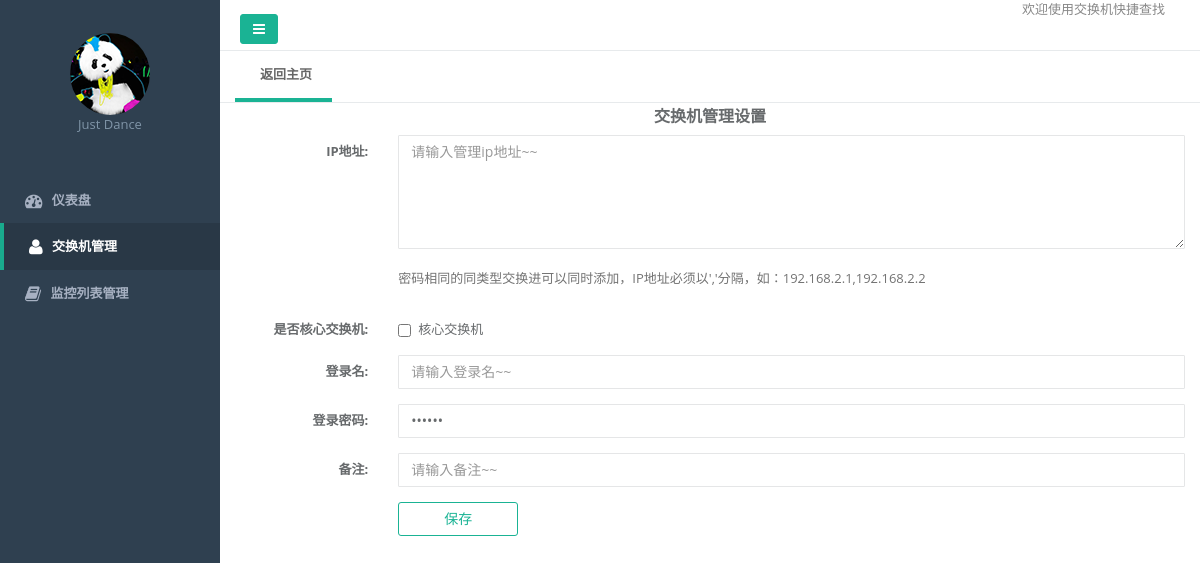
Before: /switch/set?id=65 with the older database file.
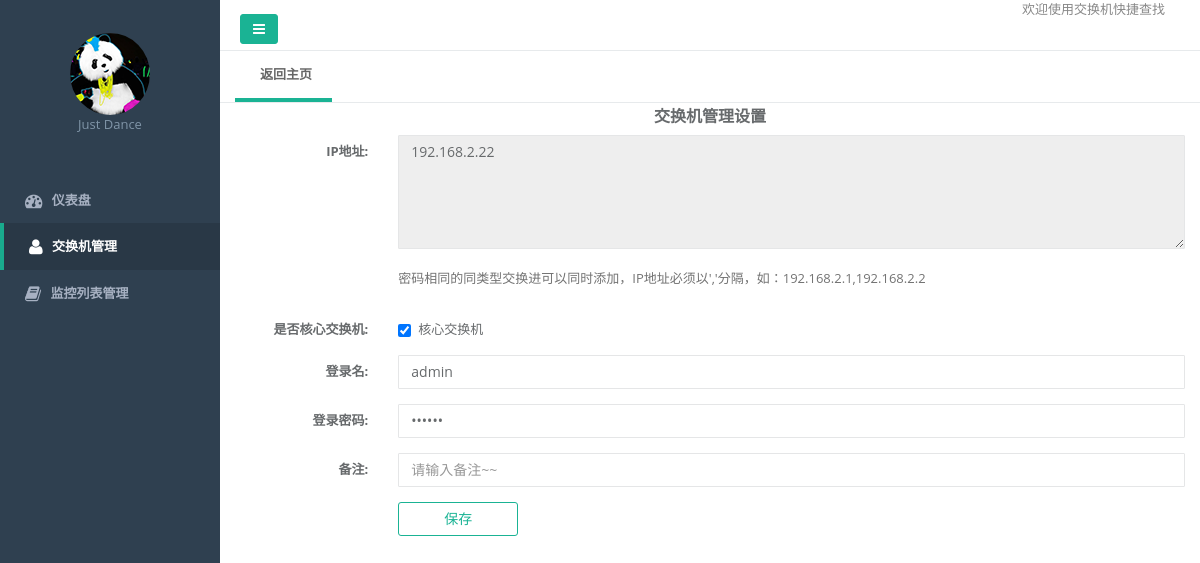
After: the same page with the newer database file.
### common/models/Sw.py (models this page shows, shortened)
class Sw(db.Model):
    __tablename__ = 'Sw'
    id = db.Column(db.Integer, primary_key=True)
    ipaddr = db.Column(db.Text)
    user = db.Column(db.Text)
    passwd = db.Column(db.Text)
    iscore = db.Column(db.Integer, default=0)
    status = db.Column(db.Integer, default=0)
    update_time = db.Column(db.Text)
    create_time = db.Column(db.Text)
    note = db.Column(db.Text)

### web/switch/index.py (the view, shortened to what this page needs)
@route_sw.route('/set', methods=['POST', 'GET'])
def set():
    default_pwd = "******"
    if request.method == 'GET':
        resp_date = {}
        req = request.values
        info = None
        swid = int(req.get('id', 0))
        if swid:
            info = Sw.query.filter_by(id=swid).first()
        resp_date['info'] = info
        return ops_render('switch/set.html', resp_date)

### common/Helper.py (called while the page is built)
def ops_render(template, context={}):
    return render_template(template, **context)

### common/UrlManager.py (called while the page is built)
    @staticmethod
    def buildUrl(path):
        return path

    @staticmethod
    def buildStaticUrl(path):
        ver = "%s" % (int(time.time()))
        path = "/static" + path + "?ver=" + ver
        return UrlManager.buildUrl(path)

### web/templates/switch/set.html (shortened to what this page needs)
{% extends "common/layout_main.html" %}
{% block content %}
    <div class="row  border-bottom">
        <div class="col-lg-12">
            <div class="tab_title">
                <ul class="nav nav-pills">
                    <li class="current">
                        <a href="/sw/">返回主页</a>
                    </li>
                </ul>
            </div>
        </div>
    </div>
    <div class="form-horizontal wrap_account_set">
        <h3 class="text-center">交换机管理设置</h3>
        <div class="form-group">
            <label class="col-sm-2 control-label">IP地址:</label>
            <div class="col-sm-10">
                <textarea name="ipaddr" class="form-control" rows='5' placeholder="请输入管理ip地址~~"
                          {% if info %}readonly="readonly"{% endif %}>{{ info.ipaddr }}</textarea>
            </div>
        </div>
        <div class="form-group">
            <div class="col-sm-offset-2 col-sm-10">
                <span class="help-block">密码相同的同类型交换进可以同时添加，IP地址必须以','分隔，如：192.168.2.1,192.168.2.2</span>
            </div>
        </div>
        <div class="form-group">
            <label class="col-sm-2 control-label">是否核心交换机:</label>
            <div class=" col-sm-10">
                <div class="checkbox">
                    <label>
                        <input type="checkbox" id="iscore" {% if info.iscore==1 %}checked{% endif %}> 核心交换机
                    </label>
                </div>
            </div>
        </div>
        <div class="form-group">
            <label class="col-sm-2 control-label">登录名:</label>
            <div class="col-sm-10">
                <input type="text" name="login_name" class="form-control" autocomplete="off" placeholder="请输入登录名~~"
                       value="{{ info.user }}">
            </div>
        </div>
        <div class="form-group">
            <label class="col-sm-2 control-label">登录密码:</label>
            <div class="col-sm-10">
                <input type="password" name="login_pwd" class="form-control" autocomplete="new-password"
                       placeholder="请输入登录密码~~" value="******">
            </div>
        </div>
        <div class="form-group">
            <label class="col-sm-2 control-label">备注:</label>
            <div class="col-sm-10">
                <input type="text" name="note" class="form-control" autocomplete="off" placeholder="请输入备注~~"
                       value="{{ info.note }}">
            </div>
        </div>
        <div class="form-group">
            <div class="col-sm-offset-2 col-sm-10">
                <button class="btn btn-w-m btn-outline btn-primary save">保存</button>
            </div>
        </div>
    </div>
{% endblock %}

Changed rows visible on the page:
added Sw: ipaddr "192.168.2.22", iscore "☑", login_name "admin"
Other visible differences:
form field iscore: "☐" → (not shown)
